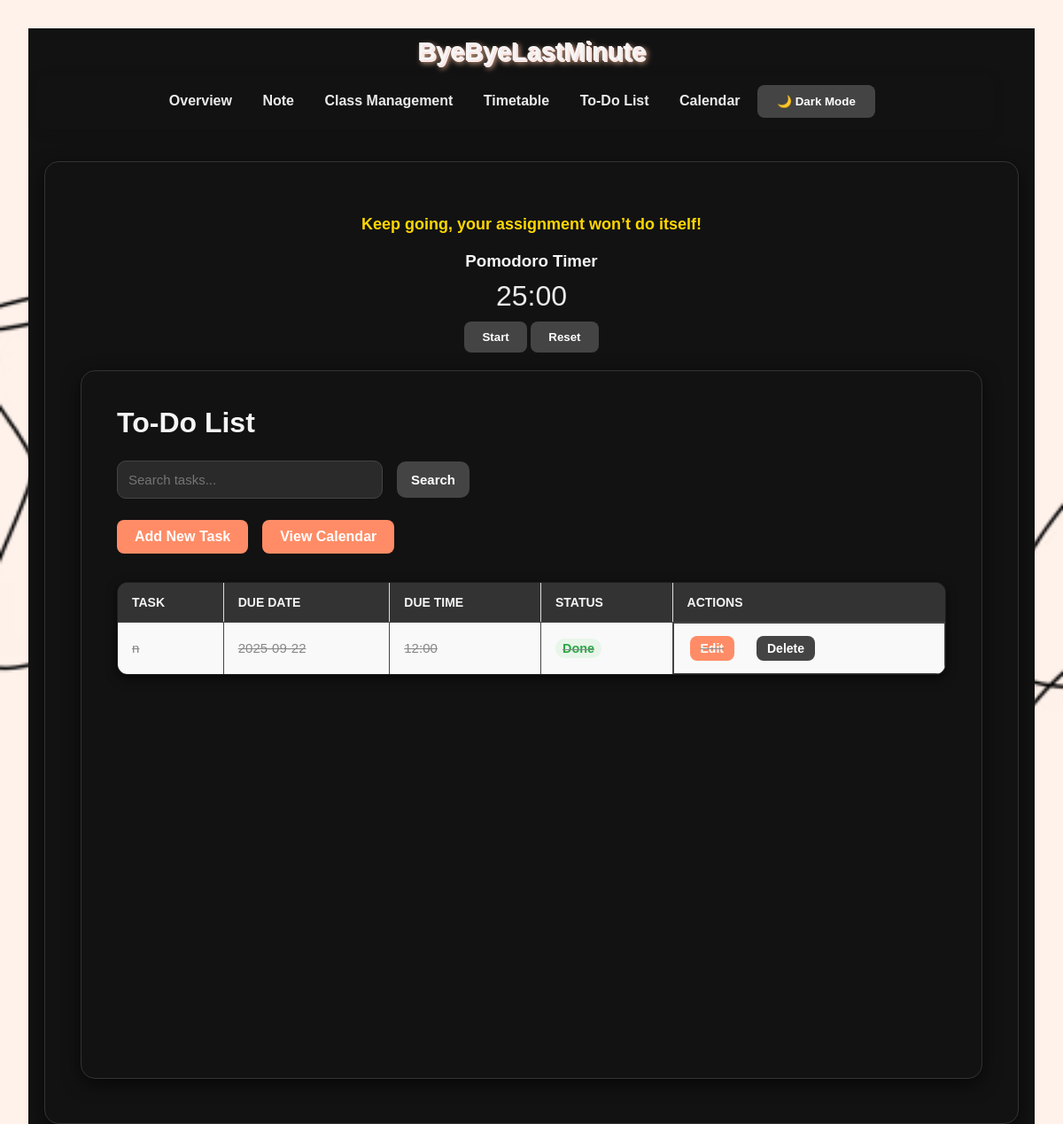
The app's page /todos, older data.
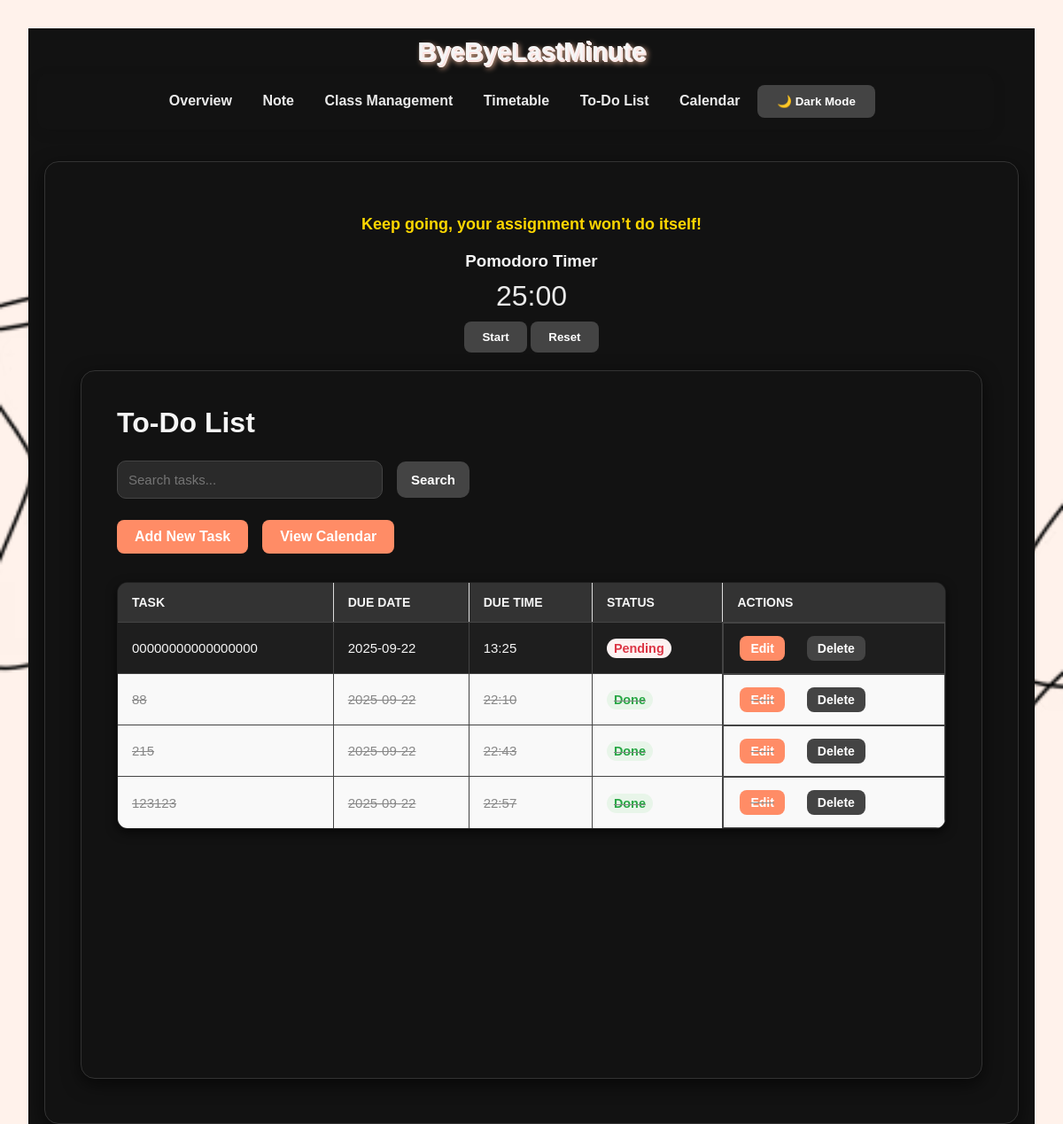
The same page, newer data.
### tables this page shows
CREATE TABLE todos (
                id INTEGER PRIMARY KEY AUTOINCREMENT,
                task TEXT NOT NULL,
                due_date TEXT NOT NULL,
                is_done INTEGER DEFAULT 0
            , due_time TEXT);

### app.py (the view)
@app.route("/todos")
def todos():
    search_query = request.args.get("q", "").strip()
    if search_query:
        with get_db_connection() as conn:
            rows = conn.execute(
                "SELECT * FROM todos WHERE task LIKE ? ORDER BY due_date",
                (f"%{search_query}%",)
            ).fetchall()
            todos_filtered = [Todo(**dict(r)) for r in rows]
        return render_template("todos.html", todos=todos_filtered, search_query=search_query)
    else:
        all_todos = Todo.all()
        return render_template("todos.html", todos=all_todos)

### app.py (called while the page is built)
@app.context_processor
def inject_vapid_key():
    return dict(VAPID_PUBLIC_KEY=VAPID_PUBLIC_KEY)

### models.py (called while the page is built)
def get_db_connection():
    conn = sqlite3.connect(DB_NAME, timeout=10)
    conn.row_factory = sqlite3.Row
    return conn

    @staticmethod
    def all():
        with get_db_connection() as conn:
            rows = conn.execute("SELECT * FROM todos ORDER BY due_date, due_time").fetchall()
            return [Todo(**dict(r)) for r in rows]

### templates/todos.html (shortened to what this page needs)
{% extends "base.html" %}
{% block content %}
<main class="container">
  <h1>To-Do List</h1>
  <form method="GET" class="search-form">
    <input type="text" name="q" placeholder="Search tasks..." class="search-input" value="{{ search_query or '' }}">
    <button type="submit" class="button primary">Search</button>
  </form>
  <div class="actions">
    <a href="{{ url_for('add_todo') }}" class="button secondary">Add New Task</a>
    <a href="{{ url_for('calendar_view') }}" class="button secondary">View Calendar</a>
  </div>
  {% if todos %}
  <table class="styled-table">
    <thead>
      <tr>
        <th>Task</th>
        <th>Due Date</th>
        <th>Due Time</th>
        <th>Status</th>
        <th>Actions</th>
      </tr>
    </thead>
    <tbody>
      {% for todo in todos %}
      <tr class="{% if todo.is_done %}done{% endif %}">
        <td>{{ todo.task }}</td>
        <td>{{ todo.due_date }}</td>
        <td>{{ todo.due_time or '—' }}</td>
        <td>
          {% if todo.is_done %}
            <span class="status-done">Done</span>
          {% else %}
            <span class="status-pending">Pending</span>
          {% endif %}
        </td>
        <td class="action-buttons">
          <a href="{{ url_for('edit_todo', todo_id=todo.id) }}" class="button small">Edit</a>
          <form method="POST" action="{{ url_for('delete_todo', todo_id=todo.id) }}"
                onsubmit="return confirm('Are you sure you want to delete this task?');"
                style="display:inline-block; margin-left:5px;">
            <button type="submit" class="button small secondary">Delete</button>
          </form>
        </td>
      </tr>
      {% endfor %}
    </tbody>
  </table>
  {% else %}
  <p class="empty-message">No tasks found. <a href="{{ url_for('add_todo') }}">Add your first task</a>.</p>
  {% endif %}
</main>
{% endblock %}

### templates/base.html (shortened to what this page needs)
<!DOCTYPE html>
<html lang="en" data-theme="dark">
<head>
  <link rel="stylesheet" href="{{ url_for('static', filename='style.css') }}">
</head>
<body>
  <header class="site-header">
    <h1>ByeByeLastMinute</h1>
    <nav class="navbar">
      <a href="{{ url_for('home') }}">Overview</a>
      <a href="{{ url_for('dashboard') }}">Note</a>
      <a href="{{ url_for('classes') }}">Class Management</a>
      <a href="{{ url_for('timetable') }}">Timetable</a>
      <a href="{{ url_for('todos') }}">To-Do List</a>
      <a href="{{ url_for('calendar_view') }}">Calendar</a>
      <button id="themeToggle">🌙 Dark Mode</button>
    </nav>
  </header>
  <main class="container">
    <div id="quote-container"></div>
    <div id="pomodoro-container">
      <h3>Pomodoro Timer</h3>
      <div id="pomodoro-timer">25:00</div>
      <button id="start-pomo" class="button">Start</button>
      <button id="reset-pomo" class="button secondary">Reset</button>
    </div>
    {% block content %}{% endblock %}
  </main>
</body>
</html>

### templates/base.html (style rules this page uses)
#quote-container { text-align: center; margin: 20px 0; font-size: 18px; font-weight: bold; color: #ffd700; }
#pomodoro-container { text-align: center; margin: 20px 0; }
#pomodoro-timer { font-size: 2rem; margin: 10px 0; }

Row changes from the older to the newer data that the page shows:
removed todos: task "n", due_date "2025-09-22", due_time "12:00", is_done "Done"
added todos: task "00000000000000000", due_date "2025-09-22", due_time "13:25", is_done "Pending"
added todos: task "88", due_date "2025-09-22", due_time "22:10", is_done "Done"
added todos: task "215", due_date "2025-09-22", due_time "22:43", is_done "Done"
added todos: task "123123", due_date "2025-09-22", due_time "22:57", is_done "Done"
